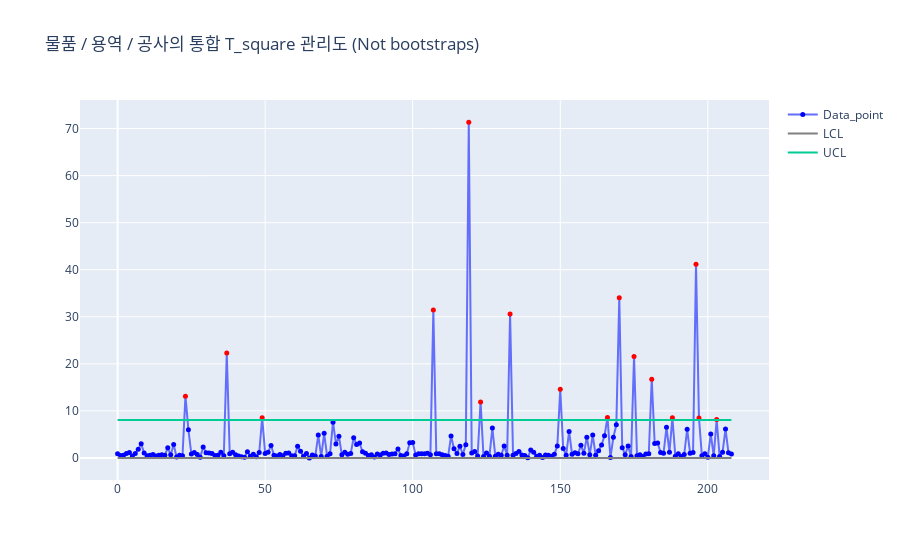

Source (notebook cell):
### Code cell
fig = go.Figure()


fig.add_trace(go.Scatter(x = df_data.index, y =df_data['data_point'],mode = 'lines+markers',name= 'Data_point',
                                 marker=dict(
                        color=df_data['control'],
                        size=5)))


fig.add_trace(go.Scatter(x = df_data.index ,y = df_data['lcl']  ,mode= 'lines',name= 'LCL',marker_color = 'gray'))
fig.add_trace(go.Scatter(x = df_data.index ,y = df_data['ucl']  ,mode= 'lines',name= 'UCL'))



fig.update_layout({
    'title' : '물품 / 용역 / 공사의 통합 T_square 관리도 (Not bootstraps)'
})





fig.show()

### Figure 1 — Plotly figure (JSON) as saved in the notebook; plotly's stock layout.template omitted (floating-point values rounded to 4 significant figures; data arrays with more than 128 entries replaced by an {"elided": "..."} marker saying what was removed)
{"data": [{"marker": {"color": {"elided": "209 str values"}, "size": 5}, "mode": "lines+markers", "name": "Data_point", "type": "scatter", "x": {"elided": "209 int values"}, "y": {"elided": "209 float values"}}, {"marker": {"color": "gray"}, "mode": "lines", "name": "LCL", "type": "scatter", "x": {"elided": "209 int values"}, "y": {"elided": "209 int values"}}, {"mode": "lines", "name": "UCL", "type": "scatter", "x": {"elided": "209 int values"}, "y": {"elided": "209 float values"}}], "layout": {"title": {"text": "물품 / 용역 / 공사의 통합 T_square 관리도 (Not bootstraps)"}}}
